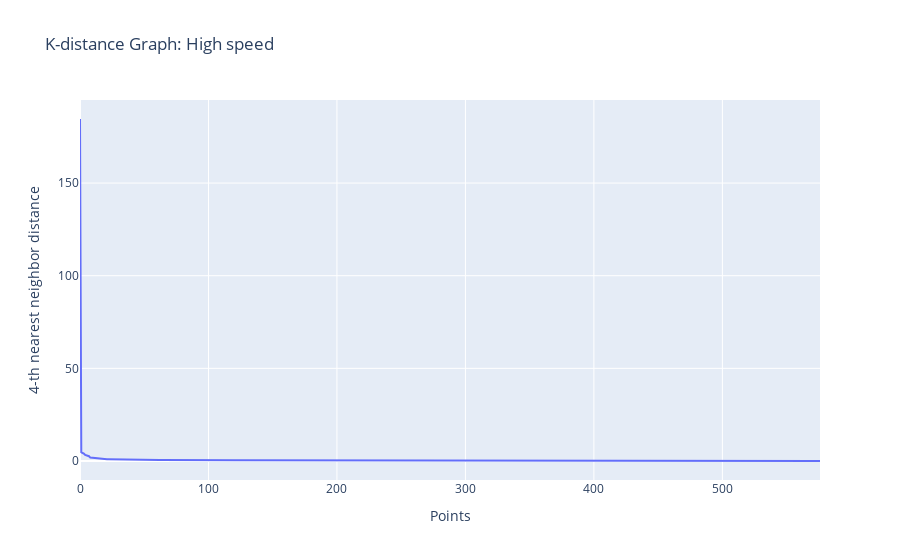

Write notebook code for a chart like this one.
### Code cell
cause_to_analyze = ['High speed']
min_pts = 4
eps = 0.4
tuning_df = launch('City', 'CURITIBA', cause_to_analyze, min_pts, eps)

### Figure 1 — Plotly figure (JSON) as saved in the notebook; plotly's stock layout.template omitted (floating-point values rounded to 4 significant figures; data arrays with more than 128 entries replaced by an {"elided": "..."} marker saying what was removed)
{"data": [{"hovertemplate": "Points=%{x}<br>4-th nearest neighbor distance=%{y}<extra></extra>", "legendgroup": "", "line": {"color": "#636efa", "dash": "solid"}, "marker": {"symbol": "circle"}, "mode": "lines", "name": "", "orientation": "v", "showlegend": false, "type": "scatter", "x": {"elided": "577 int values"}, "xaxis": "x", "y": {"elided": "577 float values"}, "yaxis": "y"}], "layout": {"legend": {"tracegroupgap": 0}, "title": {"text": "K-distance Graph: High speed"}, "xaxis": {"anchor": "y", "domain": [0, 1], "title": {"text": "Points"}}, "yaxis": {"anchor": "x", "domain": [0, 1], "title": {"text": "4-th nearest neighbor distance"}}}}
